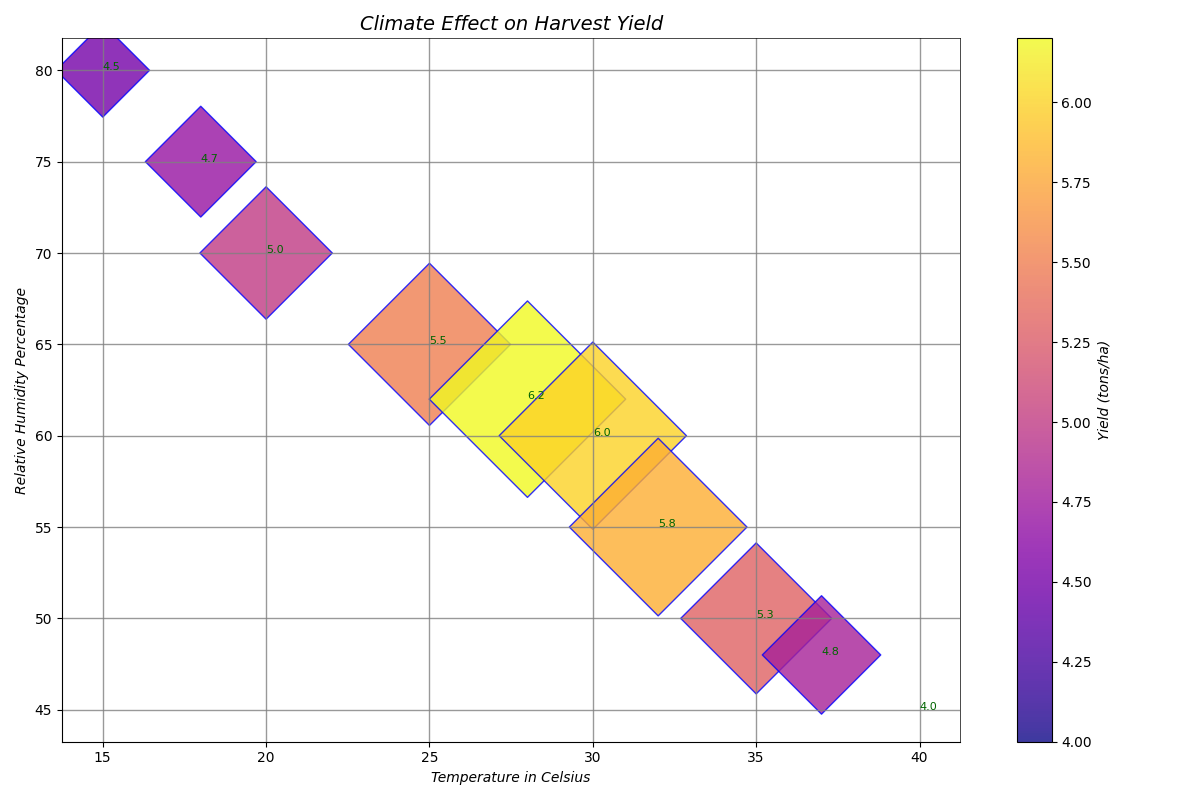

The Python source for this figure:
import matplotlib.pyplot as plt
import numpy as np

temperature = np.array([15, 18, 20, 25, 28, 30, 32, 35, 37, 40])
humidity = np.array([80, 75, 70, 65, 62, 60, 55, 50, 48, 45])
crop_yield = np.array([4.5, 4.7, 5.0, 5.5, 6.2, 6.0, 5.8, 5.3, 4.8, 4.0])

# Normalize crop yield for bubble size
crop_yield_normalized = (crop_yield - crop_yield.min()) / (crop_yield.ptp() / 100)

# Create scatter plot
fig, ax = plt.subplots(figsize=(12, 8))

scatter = ax.scatter(temperature, humidity, s=crop_yield_normalized*100, c=crop_yield, cmap='plasma', alpha=0.8, edgecolor='blue', marker='D')

# Title and labels
ax.set_title("Climate Effect on Harvest Yield", fontsize=14, fontweight='normal', style='italic')
ax.set_xlabel("Temperature in Celsius", fontsize=10, style='italic')
ax.set_ylabel("Relative Humidity Percentage", fontsize=10, style='italic')

# Adjust grid and borders
ax.grid(visible=True, linestyle='-', color='grey', alpha=0.8, linewidth=1)
ax.spines['top'].set_linewidth(0.5)
ax.spines['right'].set_linewidth(0.5)

# Color bar to reflect crop yield
cbar = plt.colorbar(scatter)
cbar.set_label('Yield (tons/ha)', fontsize=10, style='italic')

# Annotate specific points
for temp, hum, yield_val in zip(temperature, humidity, crop_yield):
    ax.text(temp, hum, f"{yield_val:.1f}", fontsize=8, ha='left', color='darkgreen')

plt.tight_layout()
plt.show()
